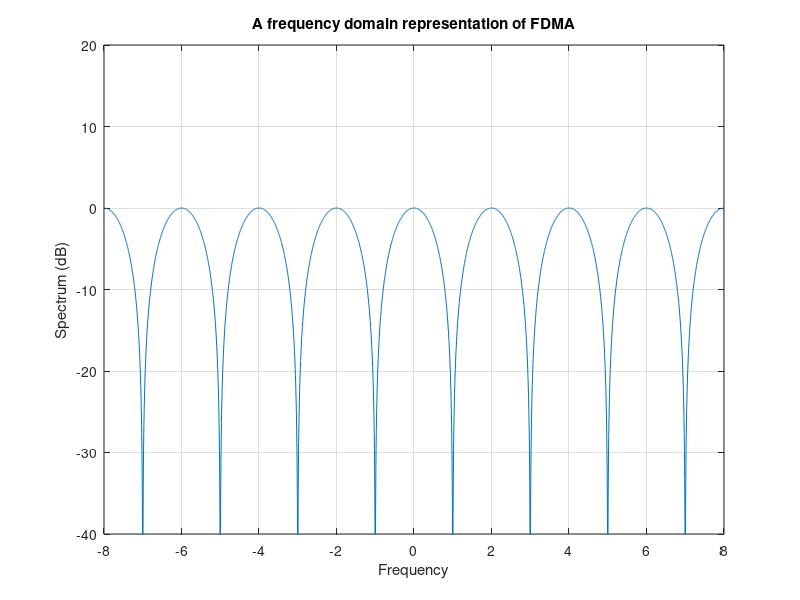

MATLAB code for this plot:
%% A frequency domain representation of FDMA
% 
% Copyright 2007 Telecommunications Lab
% $Revision: 1.0 $ $Date: 2007/06/21 12:45:07 $

%%
% 
x=(-4*pi):0.01:(4*pi);
y = 20*log10(abs(cos(x)));
plot(x, y);
set(gca,'XTick',-(4*pi):pi:(4*pi))
set(gca,'XTickLabel',{'-8','-6','-4','-2','0', '2', '4', '6', '8'})
title('A frequency domain representation of FDMA')
xlabel('Frequency')
axis([-(4*pi) 4*pi -40 20])
ylabel('Spectrum (dB)')
grid on;
